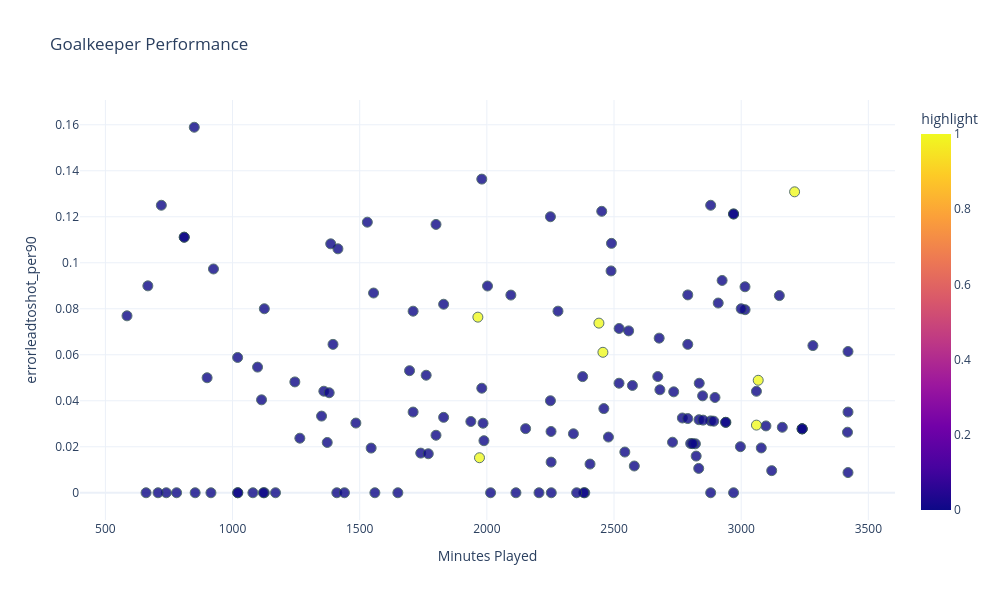

The cell this chart's notebook holds for it:
### Code cell
fig = px.scatter(
    view_df.copy(), 
    x='minutesplayed', 
    y='errorleadtoshot_per90',
    color='highlight',
    hover_name='player',         
    hover_data=['team','rating','number_of_seasons','goalsprevented'],
     
    title='Goalkeeper Performance',
    labels={
        'minutesplayed': 'Minutes Played',
        'goalsprevented_per90': 'Goals Prevented per 90'
    },
    template='plotly_white',               
    width=1000, 
    height=600
)

fig.update_traces(marker=dict(size=10, opacity=0.8, line=dict(width=1, color='DarkSlateGrey')))

fig.show()

### Figure 1 — Plotly figure (JSON) as saved in the notebook; plotly's stock layout.template omitted (floating-point values rounded to 4 significant figures; data arrays with more than 128 entries replaced by an {"elided": "..."} marker saying what was removed)
{"data": [{"customdata": {"elided": "140x4 mixed values"}, "hovertemplate": "<b>%{hovertext}</b><br><br>Minutes Played=%{x}<br>errorleadtoshot_per90=%{y}<br>team=%{customdata[0]}<br>rating=%{customdata[1]}<br>number_of_seasons=%{customdata[2]}<br>goalsprevented=%{customdata[3]}<br>highlight=%{marker.color}<extra></extra>", "hovertext": {"elided": "140 str values"}, "legendgroup": "", "marker": {"color": {"elided": "140 int values"}, "coloraxis": "coloraxis", "line": {"color": "DarkSlateGrey", "width": 1}, "opacity": 0.8, "size": 10, "symbol": "circle"}, "mode": "markers", "name": "", "orientation": "v", "showlegend": false, "type": "scatter", "x": {"elided": "140 float values"}, "xaxis": "x", "y": {"elided": "140 float values"}, "yaxis": "y"}], "layout": {"coloraxis": {"colorbar": {"title": {"text": "highlight"}}, "colorscale": [[0, "#0d0887"], [0.1111, "#46039f"], [0.2222, "#7201a8"], [0.3333, "#9c179e"], [0.4444, "#bd3786"], [0.5556, "#d8576b"], [0.6667, "#ed7953"], [0.7778, "#fb9f3a"], [0.8889, "#fdca26"], [1, "#f0f921"]]}, "height": 600, "legend": {"tracegroupgap": 0}, "title": {"text": "Goalkeeper Performance"}, "width": 1000, "xaxis": {"anchor": "y", "domain": [0, 1], "title": {"text": "Minutes Played"}}, "yaxis": {"anchor": "x", "domain": [0, 1], "title": {"text": "errorleadtoshot_per90"}}}}
